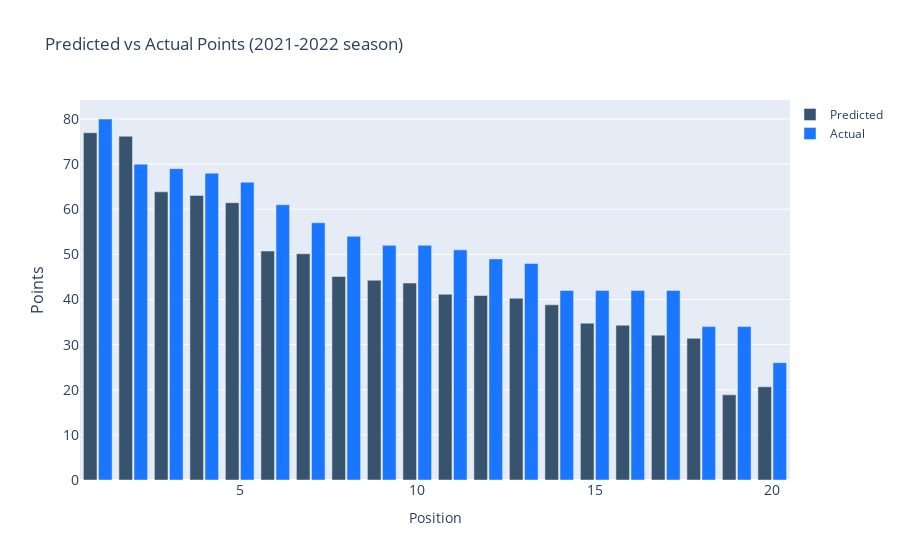

Notebook code for this chart:
### Code cell
position = epldf.iloc[:20]['Pos']

fig = go.Figure()
fig.add_trace(go.Bar(x=position,
                y=predictions,
                name='Predicted',
                marker_color='rgb(55, 83, 109)'
                ))
fig.add_trace(go.Bar(x=position,
                y=epldf.iloc[:20]['Pts'],
                name='Actual',
                marker_color='rgb(26, 118, 255)'
                ))

fig.update_layout(
    title='Predicted vs Actual Points (2021-2022 season)',
    xaxis=dict(
        title='Position',
        tickfont_size=14,
    ),
    yaxis=dict(
        title='Points',
        titlefont_size=16,
        tickfont_size=14
    ),
    legend=dict(
        x=1.00,
        y=1.0,
        bgcolor='rgba(255, 255, 255, 0)',
        bordercolor='rgba(255, 255, 255, 0)'
    ),
    barmode='group',
    bargap=0.15, # gap between bars of adjacent location coordinates.
    bargroupgap=0.1 # gap between bars of the same location coordinate.
)
fig.show()

### Figure 1 — Plotly figure (JSON) as saved in the notebook; plotly's stock layout.template omitted (floating-point values rounded to 4 significant figures)
{"data": [{"marker": {"color": "rgb(55, 83, 109)"}, "name": "Predicted", "type": "bar", "x": [1, 2, 3, 4, 5, 6, 7, 8, 9, 10, 11, 12, 13, 14, 15, 16, 17, 18, 19, 20], "y": [76.96, 76.18, 63.85, 63.07, 61.44, 50.74, 50.13, 45.09, 44.26, 43.65, 41.14, 40.89, 40.28, 38.81, 34.76, 34.29, 32.1, 31.39, 18.87, 20.65]}, {"marker": {"color": "rgb(26, 118, 255)"}, "name": "Actual", "type": "bar", "x": [1, 2, 3, 4, 5, 6, 7, 8, 9, 10, 11, 12, 13, 14, 15, 16, 17, 18, 19, 20], "y": [80, 70, 69, 68, 66, 61, 57, 54, 52, 52, 51, 49, 48, 42, 42, 42, 42, 34, 34, 26]}], "layout": {"bargap": 0.15, "bargroupgap": 0.1, "barmode": "group", "legend": {"bgcolor": "rgba(255, 255, 255, 0)", "bordercolor": "rgba(255, 255, 255, 0)", "x": 1, "y": 1}, "title": {"text": "Predicted vs Actual Points (2021-2022 season)"}, "xaxis": {"tickfont": {"size": 14}, "title": {"text": "Position"}}, "yaxis": {"tickfont": {"size": 14}, "title": {"font": {"size": 16}, "text": "Points"}}}}
